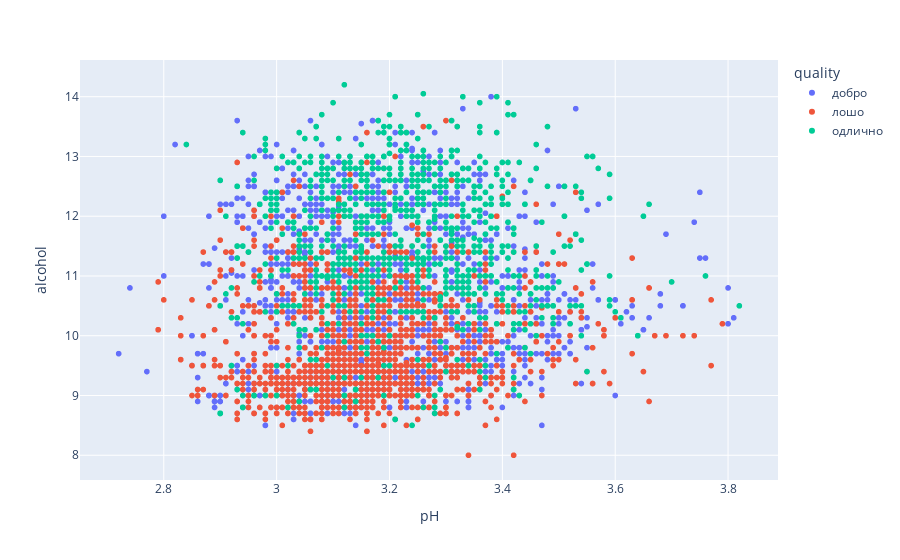

Notebook code cell kept with this figure:
### Markdown cell above
### Задача 2.3
**(5 поени) (код)** Исцртајте ги на график вината така што на x оската ќе биде ph вредноста, на y оската ќе биде алкохолот, а квалитетот на вината ќе биде претставен со боја или симбол.

**Совет**: За помош може да го искористите третиот пример `Setting size and color with column names` од [документацијата](https://plotly.com/python/line-and-scatter/) на плотли.

### Code cell
import plotly.express as px
fig = px.scatter(df, x="pH", y="alcohol", color="quality",)
fig.show()

### Figure 1 — Plotly figure (JSON) as saved in the notebook; plotly's stock layout.template omitted (floating-point values rounded to 4 significant figures; data arrays with more than 128 entries replaced by an {"elided": "..."} marker saying what was removed)
{"data": [{"hovertemplate": "quality=добро<br>pH=%{x}<br>alcohol=%{y}<extra></extra>", "legendgroup": "добро", "marker": {"color": "#636efa", "symbol": "circle"}, "mode": "markers", "name": "добро", "showlegend": true, "type": "scattergl", "x": {"elided": "2196 float values"}, "xaxis": "x", "y": {"elided": "2196 float values"}, "yaxis": "y"}, {"hovertemplate": "quality=лошо<br>pH=%{x}<br>alcohol=%{y}<extra></extra>", "legendgroup": "лошо", "marker": {"color": "#EF553B", "symbol": "circle"}, "mode": "markers", "name": "лошо", "showlegend": true, "type": "scattergl", "x": {"elided": "1639 float values"}, "xaxis": "x", "y": {"elided": "1639 float values"}, "yaxis": "y"}, {"hovertemplate": "quality=одлично<br>pH=%{x}<br>alcohol=%{y}<extra></extra>", "legendgroup": "одлично", "marker": {"color": "#00cc96", "symbol": "circle"}, "mode": "markers", "name": "одлично", "showlegend": true, "type": "scattergl", "x": {"elided": "1059 float values"}, "xaxis": "x", "y": {"elided": "1059 float values"}, "yaxis": "y"}], "layout": {"autosize": true, "legend": {"title": {"text": "quality"}, "tracegroupgap": 0}, "margin": {"t": 60}, "xaxis": {"anchor": "y", "autorange": true, "domain": [0, 1], "range": [2.654, 3.886], "title": {"text": "pH"}, "type": "linear"}, "yaxis": {"anchor": "x", "autorange": true, "domain": [0, 1], "range": [7.52, 14.68], "title": {"text": "alcohol"}, "type": "linear"}}}
